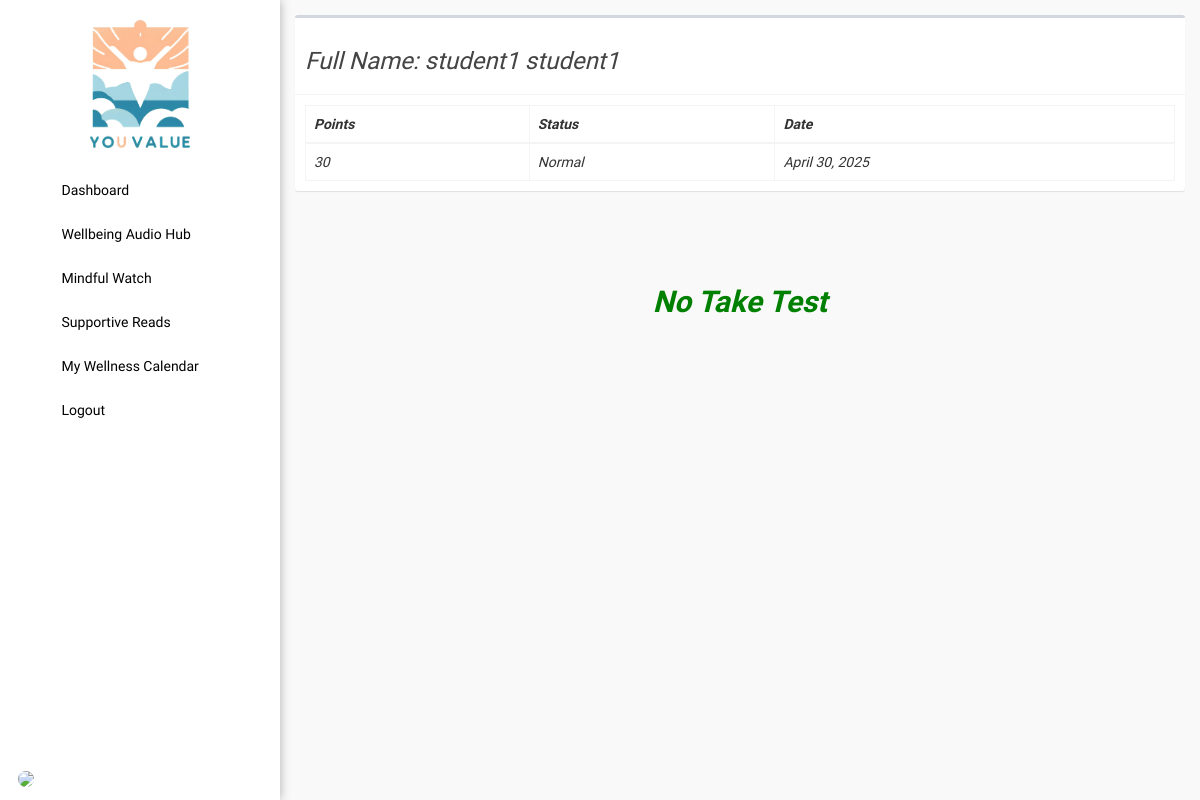
Before: /admin/resultmultiple.php?code=3712162067 with the older database file.
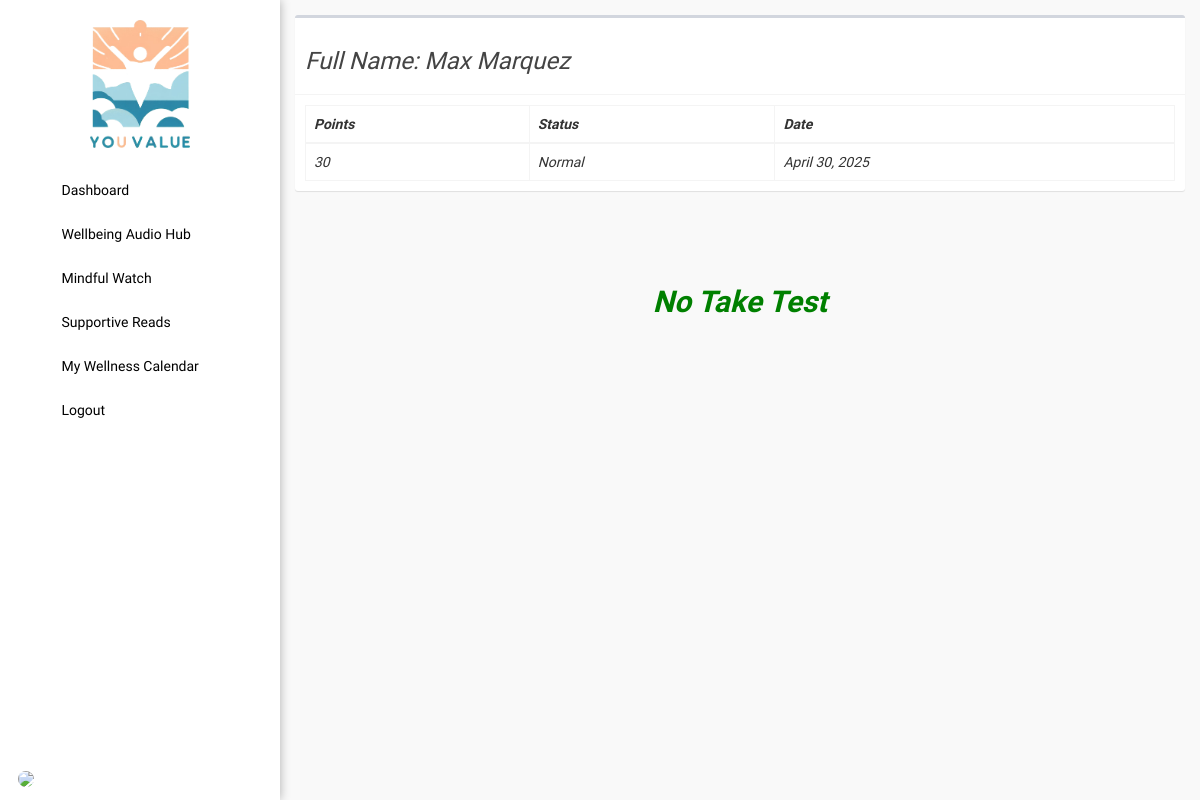
After: the same page with the newer database file.
### tables this page shows
CREATE TABLE `scores` (
  `id` int(11) NOT NULL,
  `code` text NOT NULL,
  `users_id` int(11) NOT NULL,
  `score` int(11) NOT NULL,
  `date` datetime NOT NULL DEFAULT current_timestamp()
);

CREATE TABLE `users` (
  `id` int(11) NOT NULL,
  `img` text NOT NULL,
  `firstname` text NOT NULL,
  `lastname` text NOT NULL,
  `middlename` text NOT NULL,
  `phone_number` text NOT NULL,
  `age` text NOT NULL,
  `gender` text NOT NULL,
  `email` text NOT NULL,
  `password` text NOT NULL,
  `passwordtxt` text NOT NULL,
  `contact` text NOT NULL,
  `address` text NOT NULL,
  `code` int(11) NOT NULL,
  `type` int(1) NOT NULL COMMENT '0=student,1=faculty,2=admin',
  `datetake` date NOT NULL DEFAULT current_timestamp(),
  `totaltake` tinyint(1) NOT NULL
);

### config/config.php (called while the page is built, shortened)
<?php
class Connection{
	private $servername = "localhost";
	private $username = "root";
	private $password = "";
	private $dbname = "youvalue";
	public function conn(){
		try {
		$this->dsn = "mysql:host=".$this->servername.";dbname=".$this->dbname;
		$this->pdo = new PDO($this->dsn, $this->username, $this->password);
		$this->pdo->setAttribute(PDO::ATTR_ERRMODE, PDO::ERRMODE_EXCEPTION);
		$this->pdo->setAttribute(PDO::ATTR_DEFAULT_FETCH_MODE, PDO::FETCH_ASSOC);
		return $this->pdo;
		} catch (Exception $e) {
			echo 'error'. $e->getmessage();
		}
	}
}
?>

### admin/resultmultiple.php (the view, shortened to what this page needs)
<?php
  include '../config/config.php';
  class data extends Connection{
    public function managedata(){
?>
<!DOCTYPE html>
<html>
<head><?php include 'head.php'; ?></head>
<body class="hold-transition skin-blue sidebar-mini">
  <div class="wrapper">
    <?php include 'sidebar.php'; ?>
    <div class="content-wrapper" style="height: 100vh;background-color: #f9f9f9;overflow-y: auto;">
      <section class="content">
        <div class="row">
          <div class="col-xs-12">
            <div class="box">
              <?php $sql = "SELECT * FROM scores INNER JOIN users ON scores.users_id=users.id WHERE scores.code = '".$_GET['code']."'";
              $stmt = $this->conn()->query($sql);
              $row = $stmt->fetch(); ?>
              <div class="box-header with-border">
                 <h3>Full Name: <?php echo $row['firstname'] ?> <?php echo $row['lastname'] ?></h3>
              </div>
              <div class="box-body table-responsive">
                <table class="table table-bordered">
                  <thead>
                    <th>Points</th>
                    <th>Status</th>
                    <th>Date</th>
                  </thead>
                  <tbody>
                    <?php $sql = "SELECT * FROM scores WHERE code = '".$_GET['code']."'";
                    $stmt = $this->conn()->query($sql);
                    while ($row = $stmt->fetch()) { ?>
                      <tr>
                        <td><?php echo $row['score'] ?></td>
                        <td>
                          <?php if ($row['score'] >= 1 && $row['score'] <= 49) {
                            echo "Normal";
                          }else if ($row['score'] >= 50 && $row['score'] <= 69) {
                            echo "Anxiety";
                          }else if ($row['score'] >= 70 && $row['score'] <= 90) {
                            echo "Depressed";
                          } ?>
                        </td>
                        <td><?php echo date('F j, Y', strtotime($row['date'])) ?></td>
                      </tr>
                    <?php } ?>
                  </tbody>
                </table>
              </div>
            </div>
          </div>
        </div>
      </section>
      <?php if($_SESSION['type'] == 0): ?>
        <section class="content">
<div class="row">
    <?php
    $sql = "SELECT *,
                   questionnaires.answers AS q_answers,
                   questionnaires.id AS questionnaires_ids,
                   take_students.answers AS ts_answers,
                   take_students.code AS group_code
            FROM questionnaires
            INNER JOIN take_students ON questionnaires.id = take_students.questionnaires_id
                AND take_students.users_id = ?";
    $stmt = $this->conn()->prepare($sql);
    $stmt->execute([$_SESSION['id']]);
    $groupedData = [];
    if ($stmt->rowCount() > 0) {
        while ($row = $stmt->fetch()) {
            $groupedData[$row['group_code']][] = $row;
        }
        foreach ($groupedData as $code => $questions) {
    echo "<div class='col-lg-12' style='margin-top: 50px !important;'>";
    echo "<h2 style='color: blue; font-weight: bold; text-align: center;'>Group: $code</h2>";
    foreach ($questions as $row) {
        $id = $row['questionnaires_ids'];
        ?>
        <div class="col-lg-6 p-3 m-3">
            <h4 style="color:#000;font-weight: bold;"><?php echo $row['questions']; ?></h4>
            <ul>
              <li style="padding: 4px;">
                <?php echo $row['choice1']; ?>
              </li>
              <li style="padding: 4px;">
                  <?php echo $row['choice2']; ?>
              </li>
              <li style="padding: 4px;">
                  <?php echo $row['choice3']; ?>
              </li>
              <li style="padding: 4px;">
                  <?php echo $row['choice4']; ?>
              </li>
            </ul>
            <div style="padding: 4px;color: green;">
                MY ANSWERS: <?php echo $row['ts_answers']; ?>
            </div>
        </div>
        <?php
    }
    echo "</div>";
}
    } else {
    ?>
        <h2 style="color: green;font-weight: bold;text-align: center;">No Take Test</h2>
    <?php
    }
    ?>
  </div>
</section>
      <?php endif; ?>
    </div>
  </div>
</body>
</html>
<?php } } $data = new data(); $data->managedata(); ?>

Changed rows visible on the page:
changed through a linked row, scores: users.firstname "student1" → "Max"; users.lastname "student1" → "Marquez"
